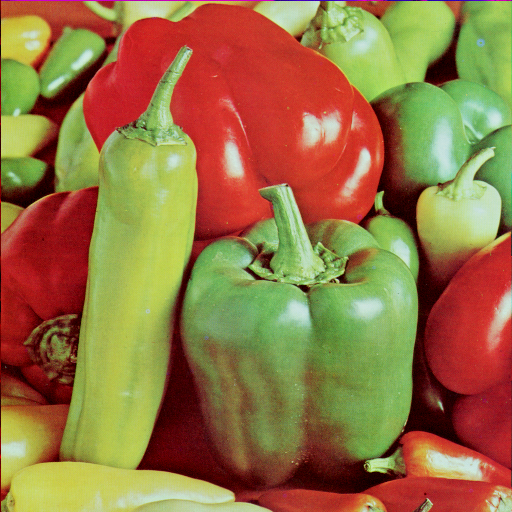
%> input picture week-2/MATLAB/peppers.png, 512 x 512 px
$ octave noise_plot.m   (GNU Octave 9; MATLAB toolbox functions it lacks are replaced by stand-ins)
%> lines starting %> are read from the running program, lines starting %| are printed output that depends on the picture
img = imread('peppers.png');
%> img is the input picture: size 512x512x3 uint8; mean R, G, B 149.8, 115.6, 66.5
img = rgb2gray(img);
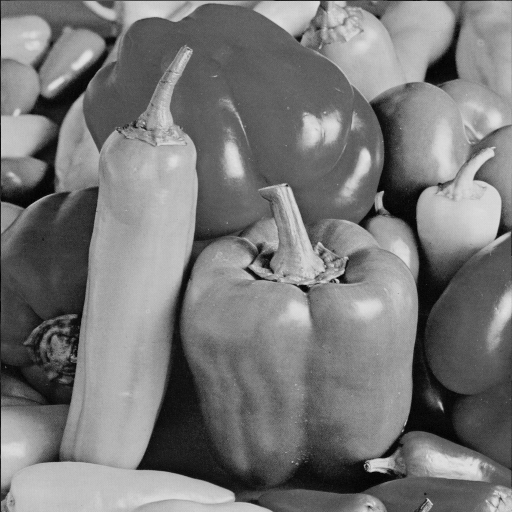
%> img: size 512x512 uint8; min 0, max 228, mean 120.2
img = im2double(img);
%> img: size 512x512 double

sigma = 0.05;
noise = randn(size(img)).*sigma;
noisy = noise + img;
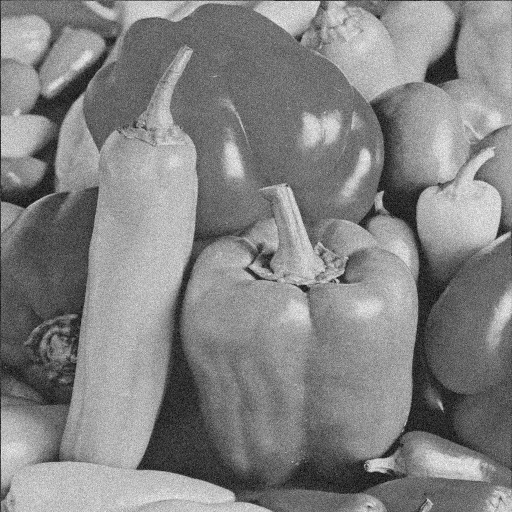
%> noisy: size 512x512 double; min -0.153, max 1.05, mean 0.471; drawn with min black and max white

figure(1);
line=img(256,:);
%> line = 512 values, max 0.855 at index 402, min 0.0431 at index 272, mean 0.471
plot(1:512,line);
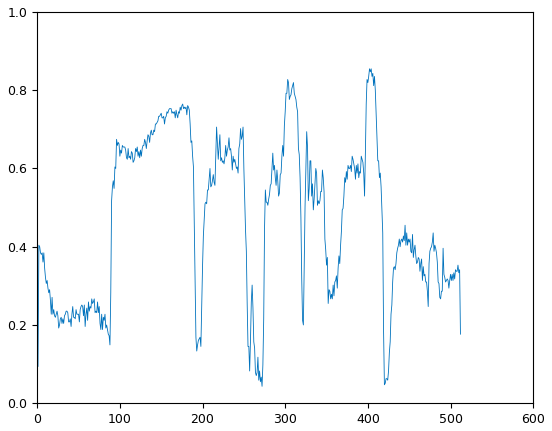
%> figure redrawn from the program's plot data; curve peaks at x = 402, y = 0.855

figure(2);
line=noisy(256,:);
%> line = 512 values, max 0.929 at index 408, min -0.04 at index 272, mean 0.476
plot(1:512,line);
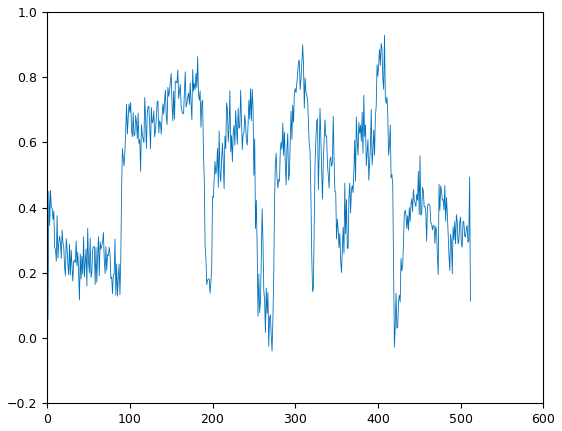
%> figure redrawn from the program's plot data; curve peaks at x = 408, y = 0.929
